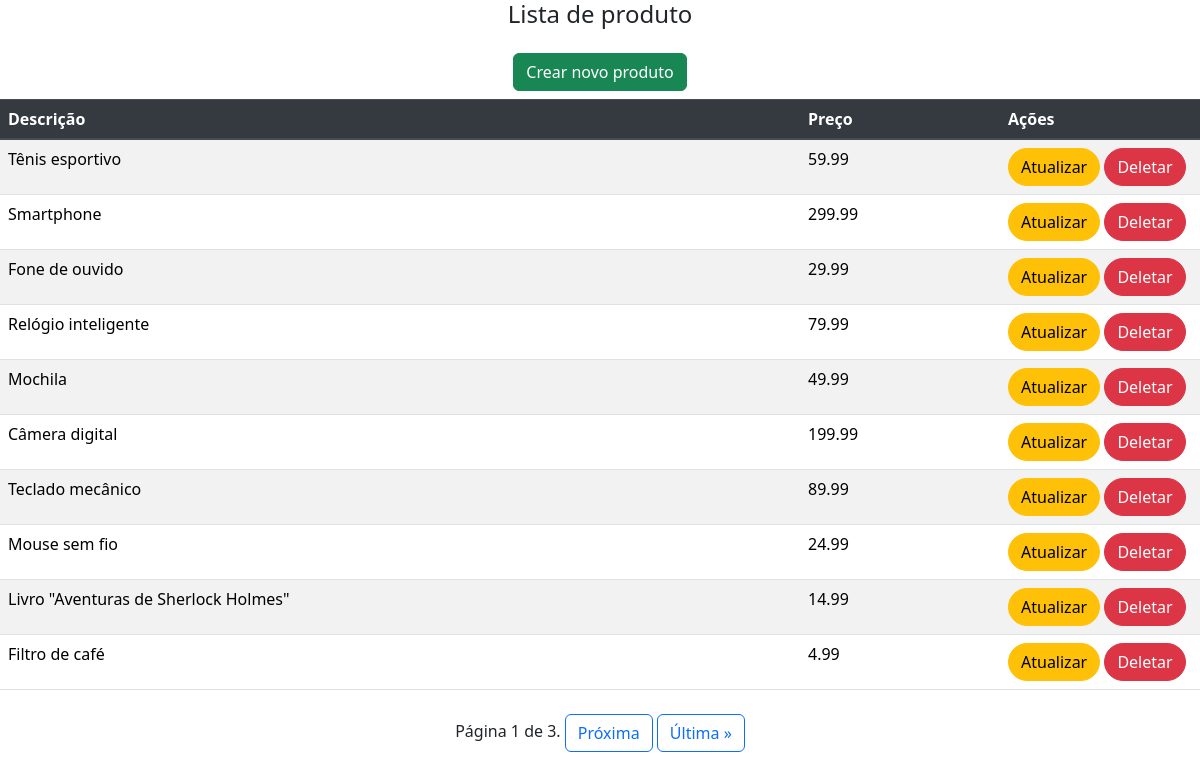
Page /produto_list on the committed database.
### app_web/models.py (models this page shows, shortened)
class Produto(models.Model):
    descricao = models.CharField(max_length=255, verbose_name="Descrição")
    preco = models.DecimalField(max_digits=10, decimal_places=2, verbose_name="Preço")

### app_web/views.py (the view)
# urls.py: path('produto_list', views.produtoList, name='produto_list'),
def produtoList(request):
    produtos_list = Produto.objects.all() # busca todos os produtos
    paginator = Paginator(produtos_list, 10) # cria um paginador para 10 produtos por página
    page = request.GET.get('page') # pega o número da página da URL
    produtos = paginator.get_page(page) # busca os produtos da página atual
    return render(request, 'produto_list.html', {'produtos': produtos})

### app_web/templates/produto_list.html (shortened to what this page needs)
{% extends "base.html" %}
{% block content %}
<div class="card-body">
    <h4 class="text-center mb-4">Lista de produto</h4>
    <div class="d-grid gap-2">
        <a type="button" class="btn btn-success mx-auto" href="{%url 'produto_create' %}">Crear novo produto</a>
        <table class="table table-striped">
            <thead class="thead-dark">
                <tr>
                    <th scope="col" colspan>Descrição</th>
                    <th scope="col" colspan="1">Preço</th>
                    <th scope="col" colspan="1">Ações</th>
                </tr>
            </thead>
            <tbody>
                {% for item in produtos %}
                <tr>
                    <td class="col-xs-8 col-sm-8 col-md-8 col-lg-8">{{ item.descricao }}</td>
                    <td class="col-xs-2 col-sm-2 col-md-2 col-lg-2">{{ item.preco }}</td>
                    <td class="col-xs-2 col-sm-2 col-md-2 col-lg-2">
                        <a type="button" class="btn btn-warning rounded-pill" href="{% url 'produto_update' item.id %}">Atualizar</a>
                        <a type="button" class="btn btn-danger rounded-pill" href="{% url 'produto_delete' item.id %}">Deletar</a>
                    </td>
                </tr>
                {% endfor %}
            </tbody>
        </table>
        <div class="pagination mx-auto">
            <span class="step-links">
                <span class="current">
                    Página {{ produtos.number }} de {{ produtos.paginator.num_pages }}.
                </span>
                {% if produtos.has_next %}
                    <a class="btn btn-outline-primary" href="?page={{ produtos.next_page_number }}">Próxima</a>
                    <a class="btn btn-outline-primary" href="?page={{ produtos.paginator.num_pages }}">Última &raquo;</a>
                {% endif %}
            </span>
        </div>
    </div>
</div>
{% endblock %}

### app_web/templates/base.html (shortened to what this page needs)
<html lang="en">
<head>
    <link rel="stylesheet" href="https://stackpath.bootstrapcdn.com/bootstrap/4.5.0/css/bootstrap.min.css"
>
        <link href="https://cdn.jsdelivr.net/npm/bootstrap@5.3.2/dist/css/bootstrap.min.css" rel="stylesheet">
    </head>
<body>
    {% block content %}
    {% endblock %}
</body>
</html>

### rows in the picture
Produto: descricao "Tênis esportivo", preco "59.99"
Produto: descricao "Smartphone", preco "299.99"
Produto: descricao "Fone de ouvido", preco "29.99"
Produto: descricao "Relógio inteligente", preco "79.99"
Produto: descricao "Mochila", preco "49.99"
Produto: descricao "Câmera digital", preco "199.99"
Produto: descricao "Teclado mecânico", preco "89.99"
Produto: descricao "Mouse sem fio", preco "24.99"
Produto: descricao "Livro \"Aventuras de Sherlock Holmes\"", preco "14.99"
Produto: descricao "Filtro de café", preco "4.99"

### other values in the picture
{{ produtos.number }} "1"
{{ produtos.paginator.num_pages }} "3"
